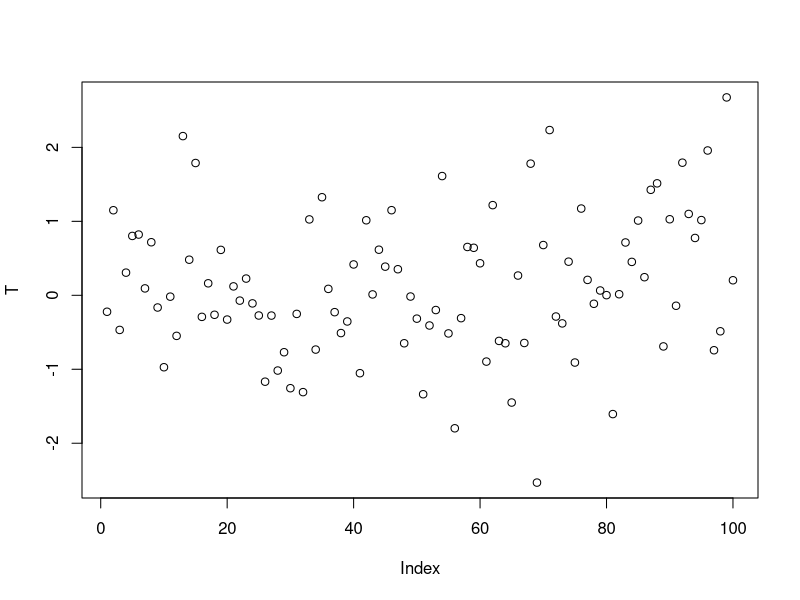
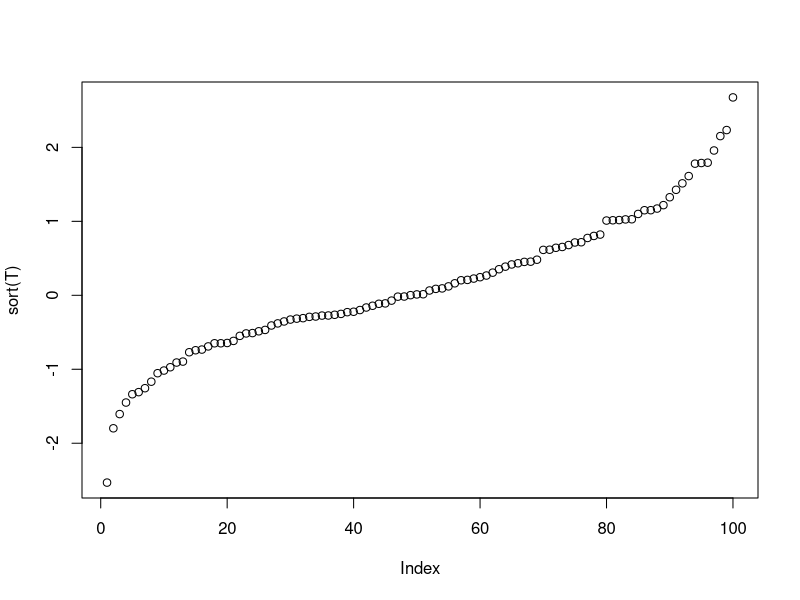
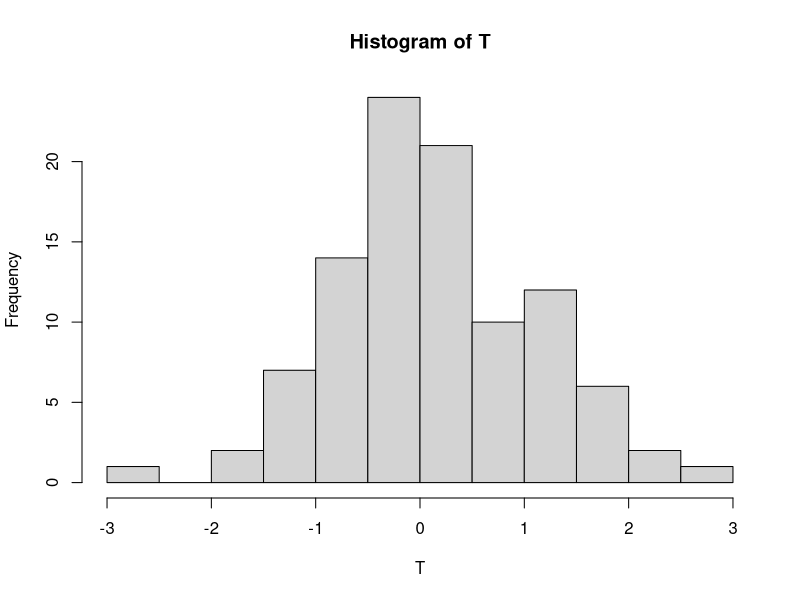
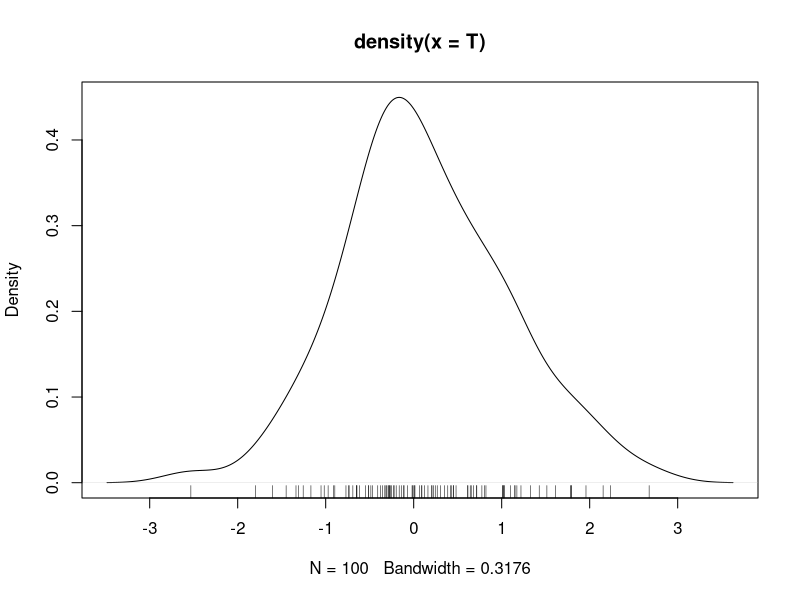
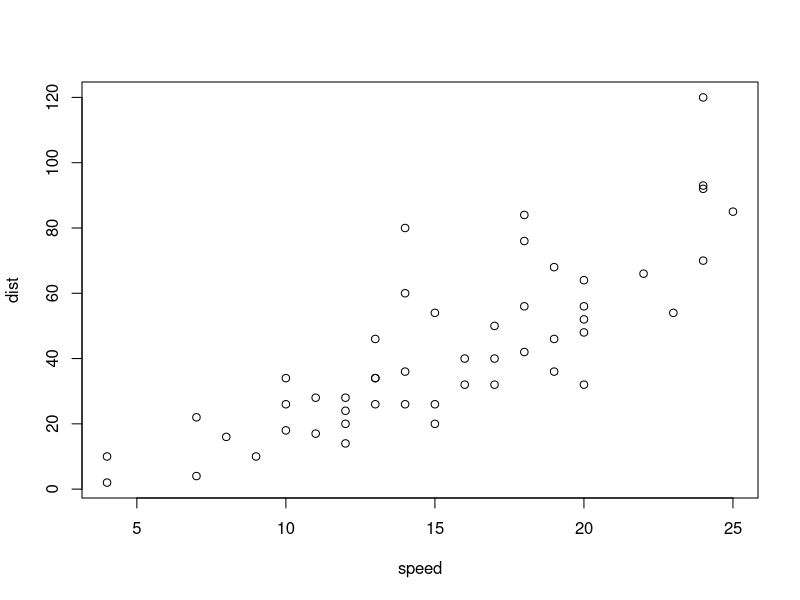
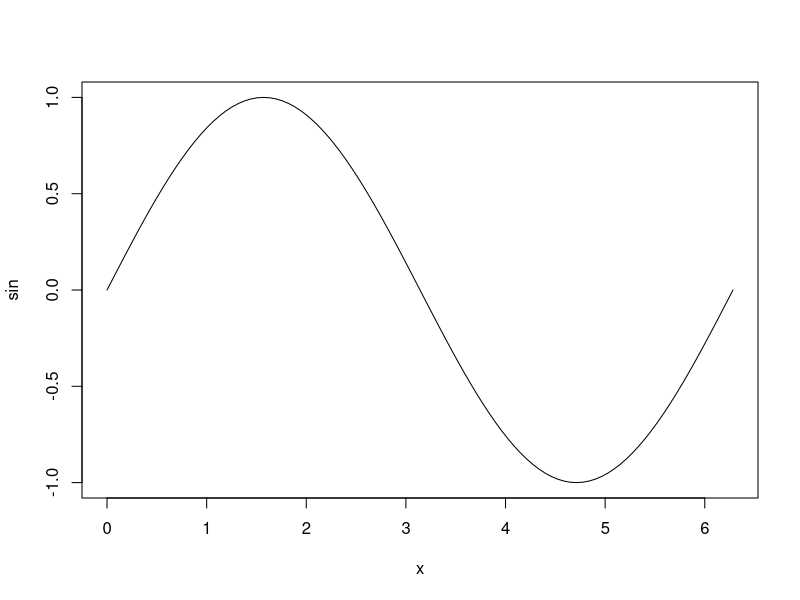
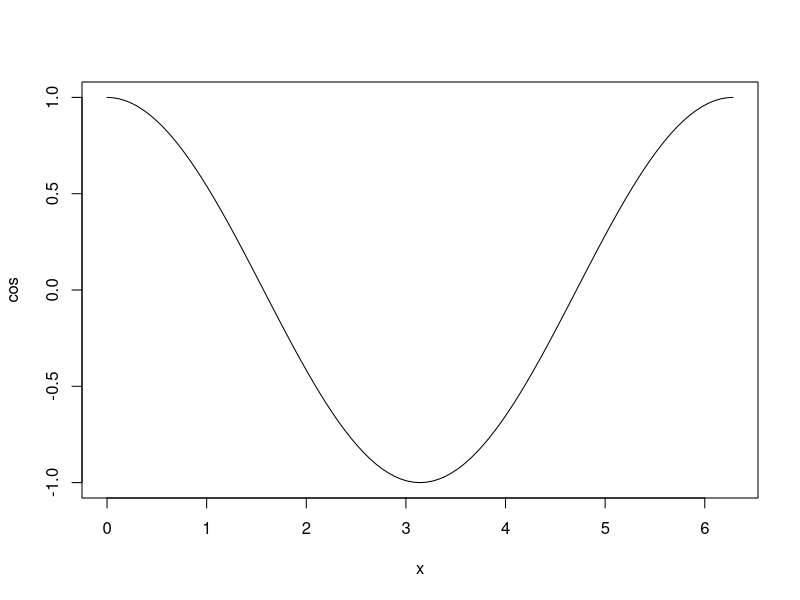
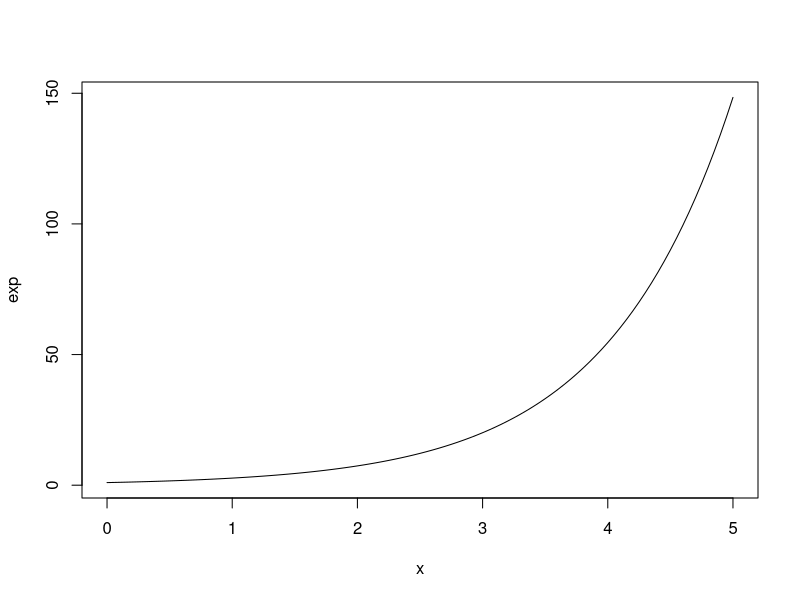

The R source for these figures, in order:
#
# 1. Создайте вектор T из 100 элементов, заполненный случайными
#    значениями (использовать нормальное или гауссово распределение).
#

T <- rnorm(100, mean = 0, sd = 1)

#
# 2. Примените следующие команды:
#    
#    plot(T)
#    plot(sort(T))
#    hist(T)
#    plot(density(T))
#    rug(T)
#

plot(T)
plot(sort(T))
hist(T)
plot(density(T))
rug(T)

#
# 3. Выведите на консоль содержимое встроенного набора данных cars.
#

print(cars)

#
# 4. Примените команду plot(cars), объясните полученные результаты.
#

plot(cars)

#
# 5. Постройте графики функций:
#    
#    sin – в диапазоне от 0 до 2π
#    cos – в диапазоне от 0 до 2π
#    exp – в диапазоне от 0 до 5
#    log – в диапазоне от 0 до 10
#

plot(sin, 0, 2 * pi)
plot(cos, 0, 2 * pi)
plot(exp, 0, 5)
plot(log, 0, 10)
